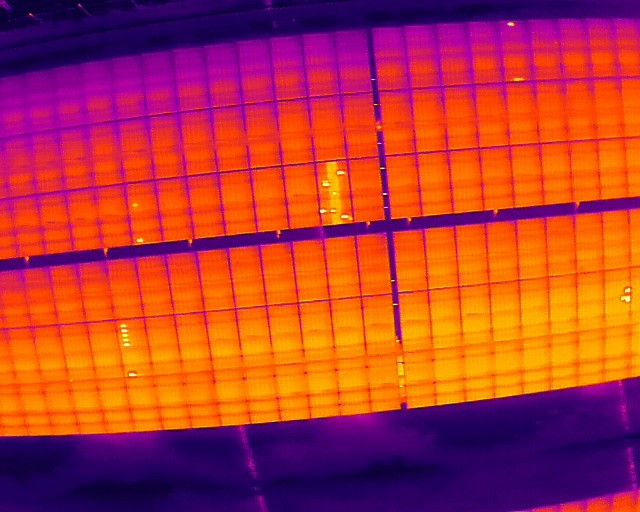
#> input picture deck/assets/B_0647_T.jpg, 640 x 512 px, found by its file name
$ python make_cover.py
#> lines starting #> are read from the running program, lines starting #| are printed output that depends on the picture
"""Build assets/cover_B_0647.jpg: centre 16:9 crop of the Yeonggwang B_0647 thermal photo blended with navy #0B2C5C at 42%.
Run from the assets/ directory: uv run --no-project --with pillow python -I ../scripts/make_cover.py
"""
from PIL import Image
im = Image.open('B_0647_T.jpg').convert('RGB')
#> im is the input picture: PIL image 640x512 RGB; mean R, G, B 179.7, 57.3, 54.1
crop = im.crop((0, 76, 640, 436))
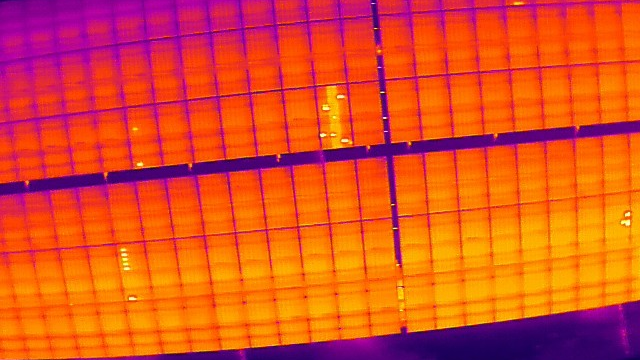
#> crop: PIL image 640x360 RGB; mean R, G, B 223.2, 79.2, 35.6
navy = Image.new('RGB', crop.size, (11, 44, 92))
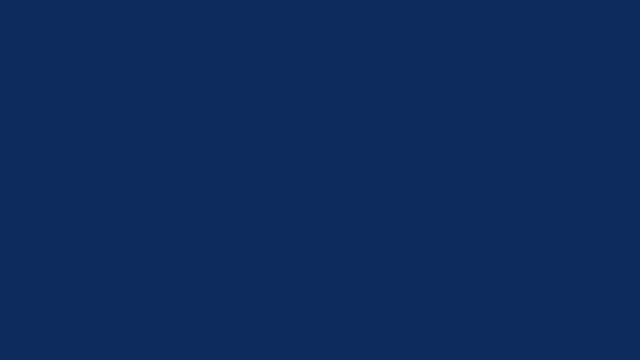
#> navy: PIL image 640x360 RGB; mean R, G, B 11, 44, 92
out = Image.blend(crop, navy, 0.42).resize((1280, 720), Image.LANCZOS)
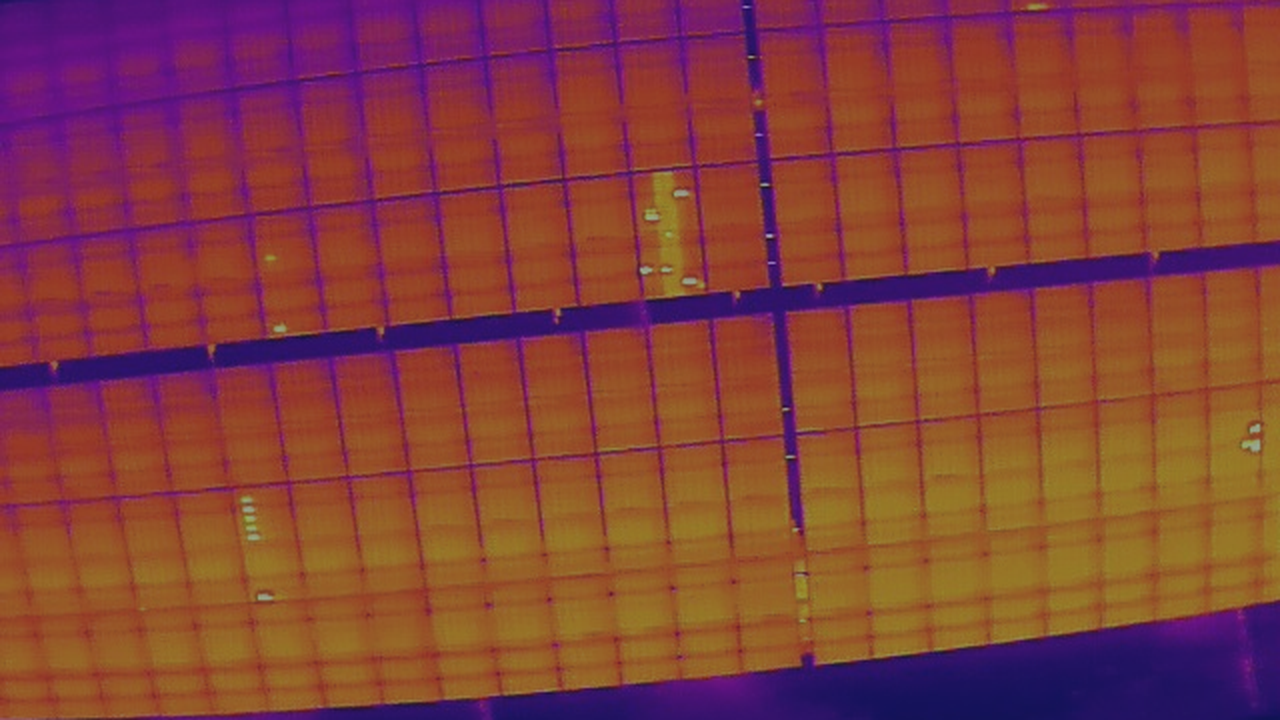
#> out: PIL image 1280x720 RGB; mean R, G, B 133.5, 63.9, 58.8
out.save('cover_B_0647.jpg', quality=92)
print(out.size)
#| (1280, 720)

$ run again, with deck/assets/B_0647_A.jpg copied over deck/assets/B_0647_T.jpg
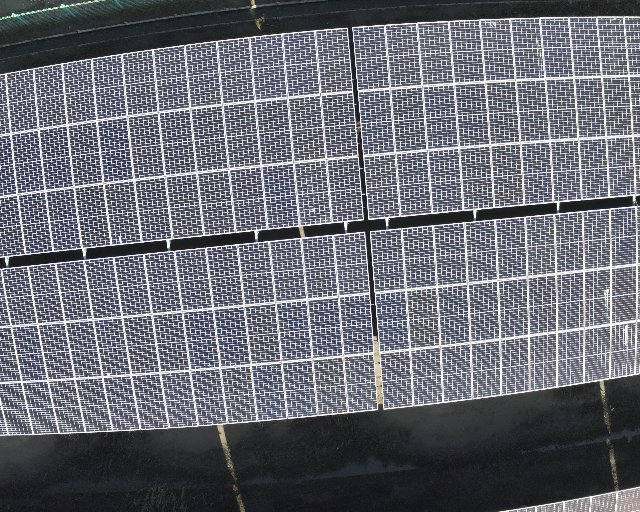
#> input picture deck/assets/B_0647_A.jpg, 640 x 512 px, found by its file name
#> im is the input picture: PIL image 640x512 RGB; mean R, G, B 105.2, 107, 115.7
#> `crop = im.crop((0, 76, 640, 436))`:
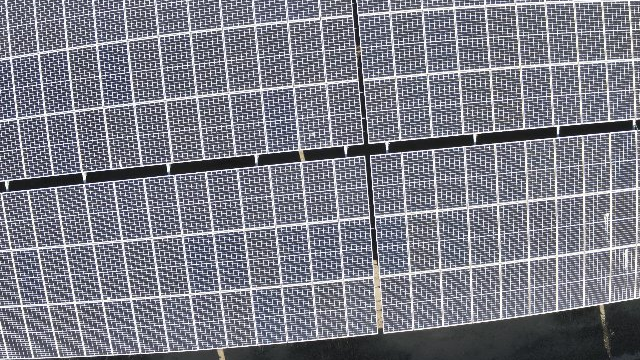
#> crop: PIL image 640x360 RGB; mean R, G, B 122.5, 123.9, 134.4
#> `out = Image.blend(crop, navy, 0.42).resize((1280, 720), Image.LANCZOS)`:
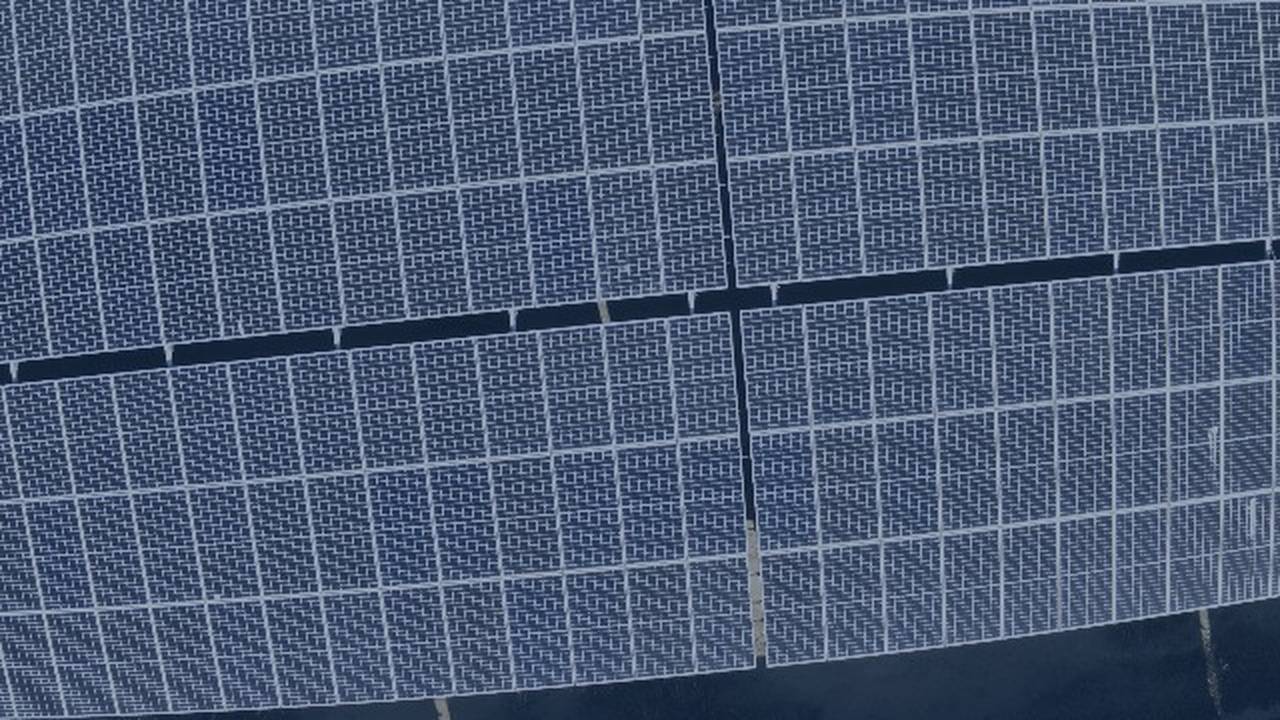
#> out: PIL image 1280x720 RGB; mean R, G, B 75.2, 89.9, 116.1
#| (1280, 720)

$ run again, with deck/assets/C_0003_T.jpg copied over deck/assets/B_0647_T.jpg
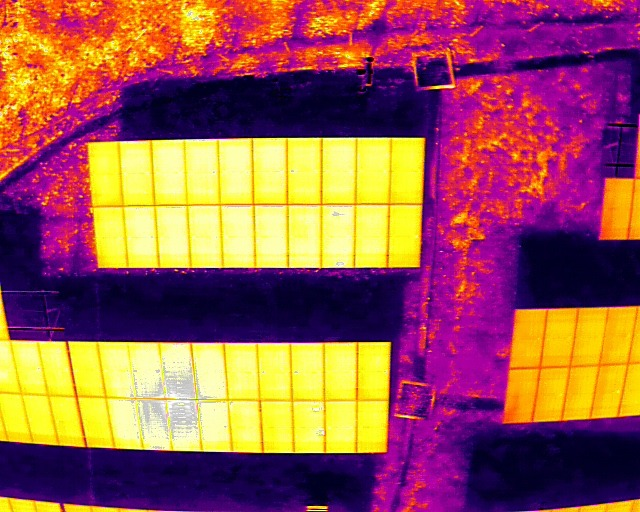
#> input picture deck/assets/C_0003_T.jpg, 640 x 512 px, found by its file name
#> im is the input picture: PIL image 640x512 RGB; mean R, G, B 153.1, 88.2, 81.2
#> `crop = im.crop((0, 76, 640, 436))`:
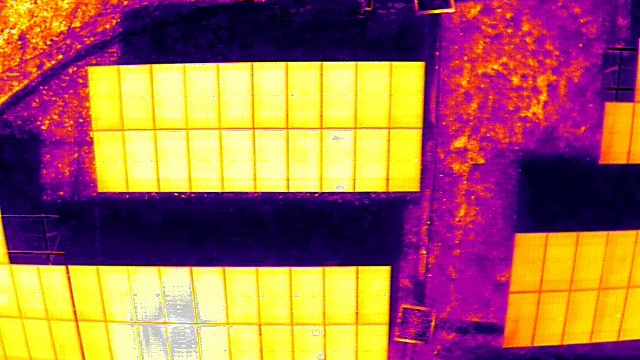
#> crop: PIL image 640x360 RGB; mean R, G, B 162.3, 105.1, 84
#> `out = Image.blend(crop, navy, 0.42).resize((1280, 720), Image.LANCZOS)`:
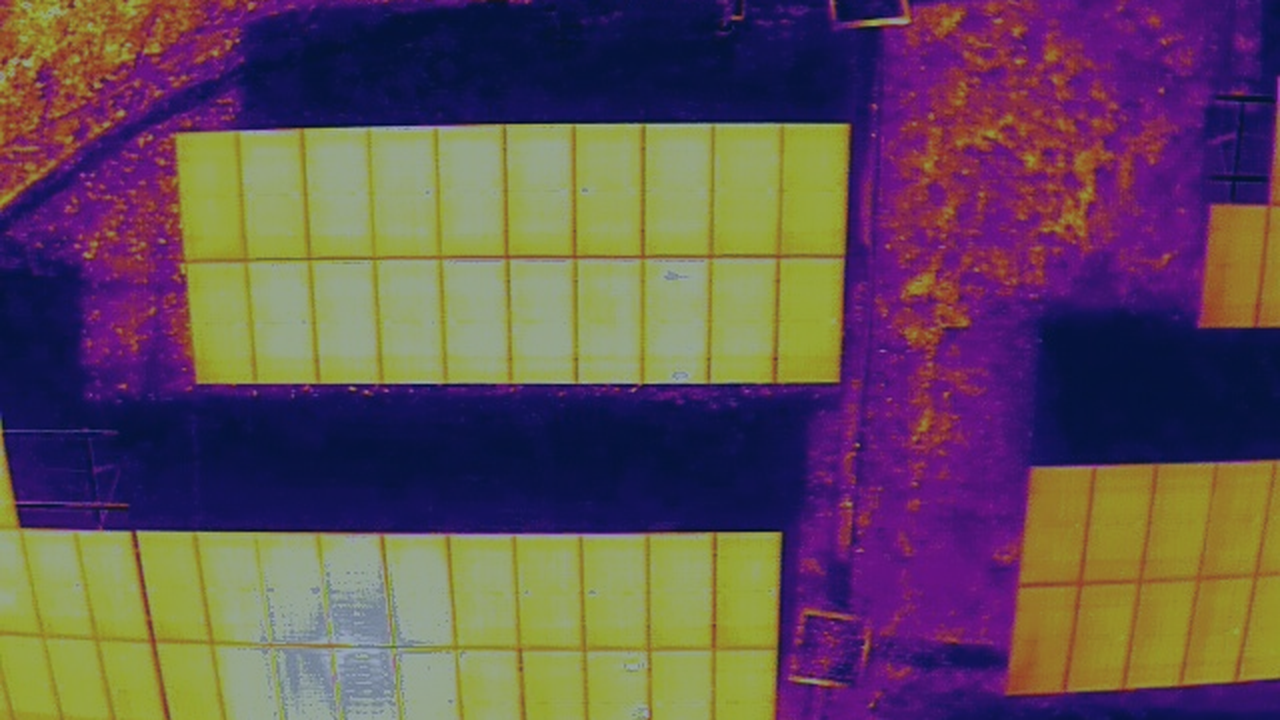
#> out: PIL image 1280x720 RGB; mean R, G, B 98.3, 79, 86.9
#| (1280, 720)

$ run again, with deck/assets/C_0004_T.jpg copied over deck/assets/B_0647_T.jpg
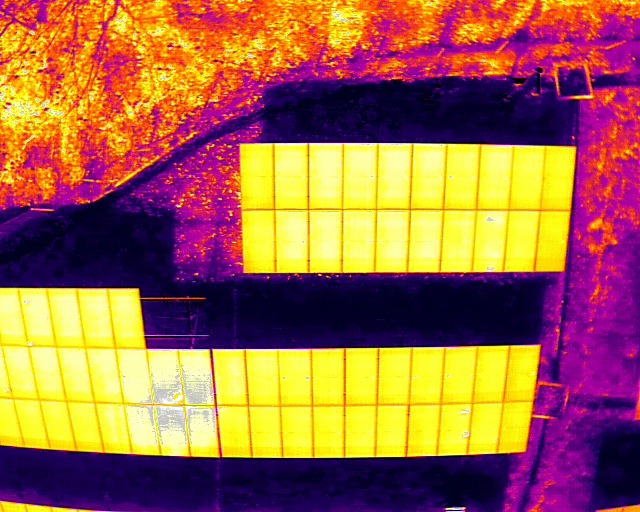
#> input picture deck/assets/C_0004_T.jpg, 640 x 512 px, found by its file name
#> im is the input picture: PIL image 640x512 RGB; mean R, G, B 161.3, 104.7, 71.6
#> `crop = im.crop((0, 76, 640, 436))`:
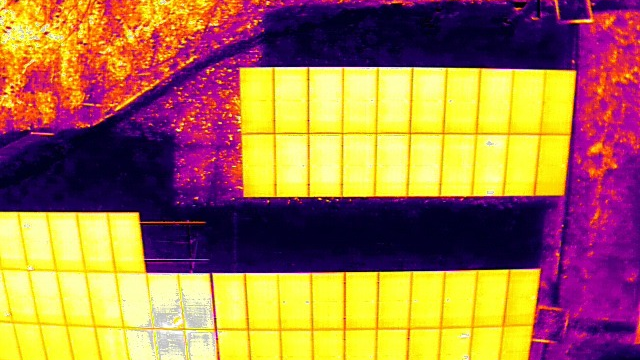
#> crop: PIL image 640x360 RGB; mean R, G, B 164.3, 118.1, 76
#> `out = Image.blend(crop, navy, 0.42).resize((1280, 720), Image.LANCZOS)`:
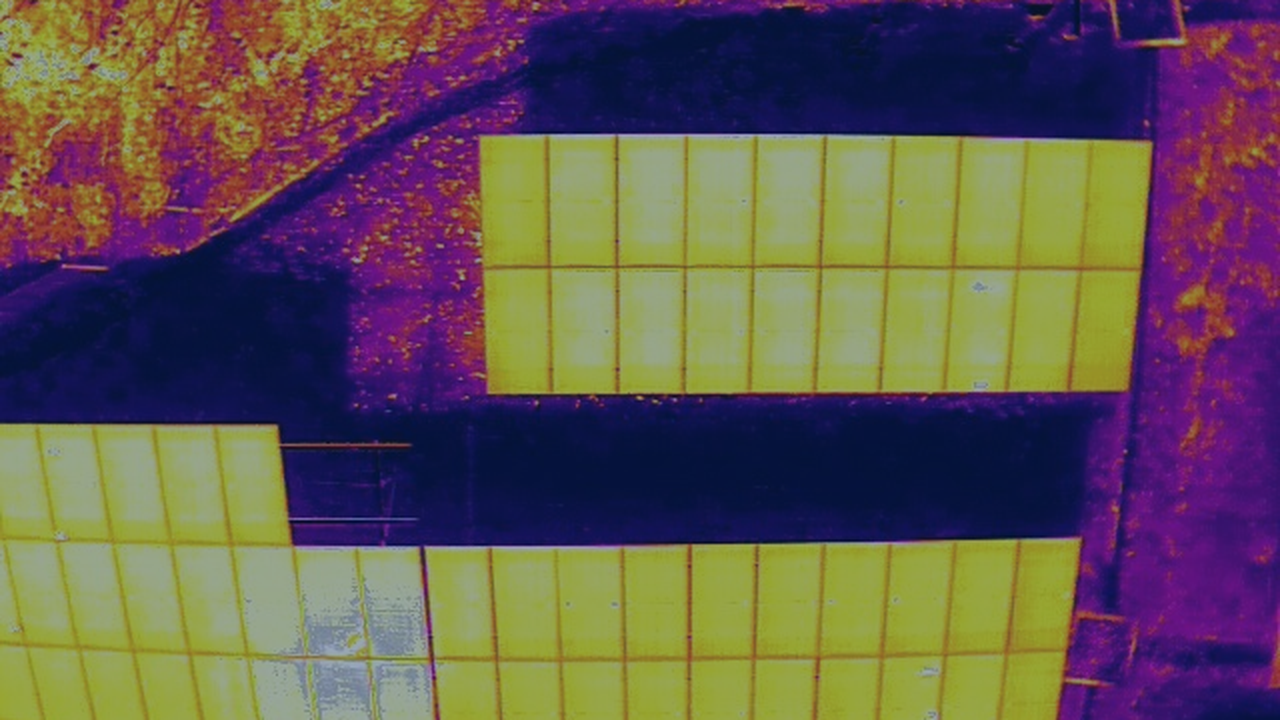
#> out: PIL image 1280x720 RGB; mean R, G, B 99.4, 86.5, 82.2
#| (1280, 720)
